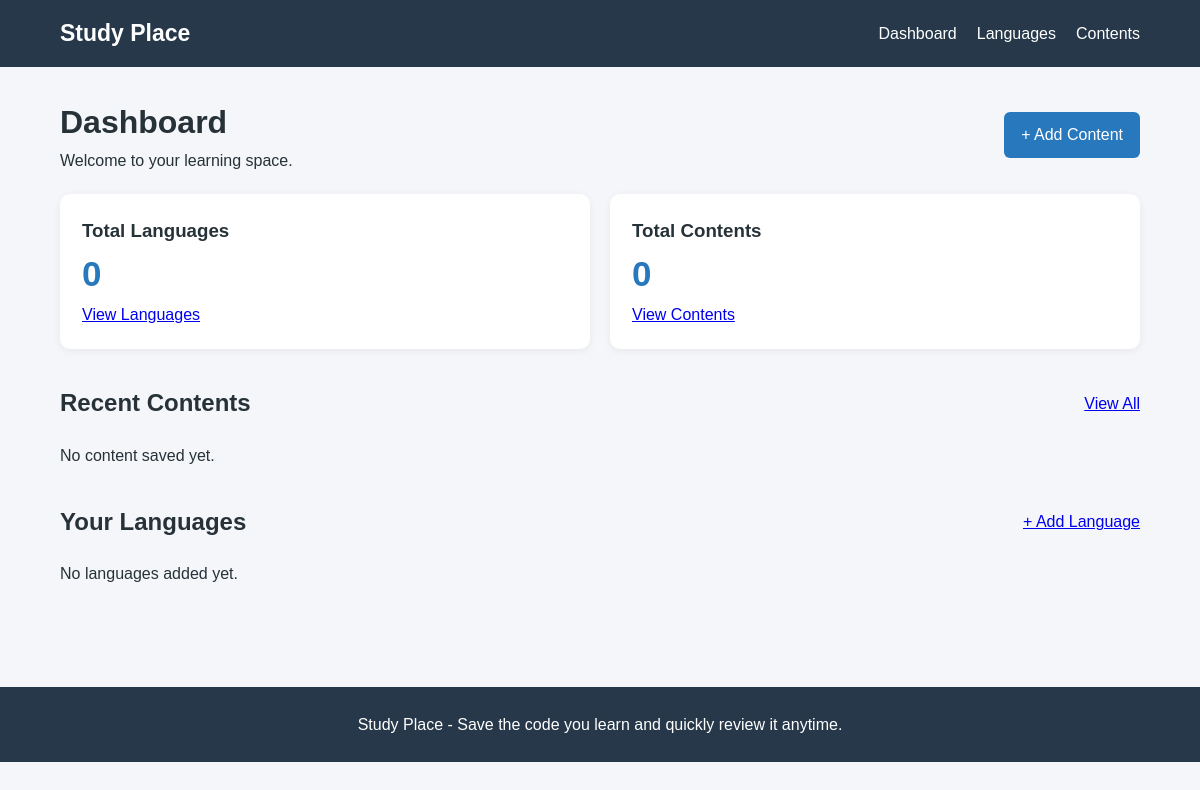
Before: / with the older database file.
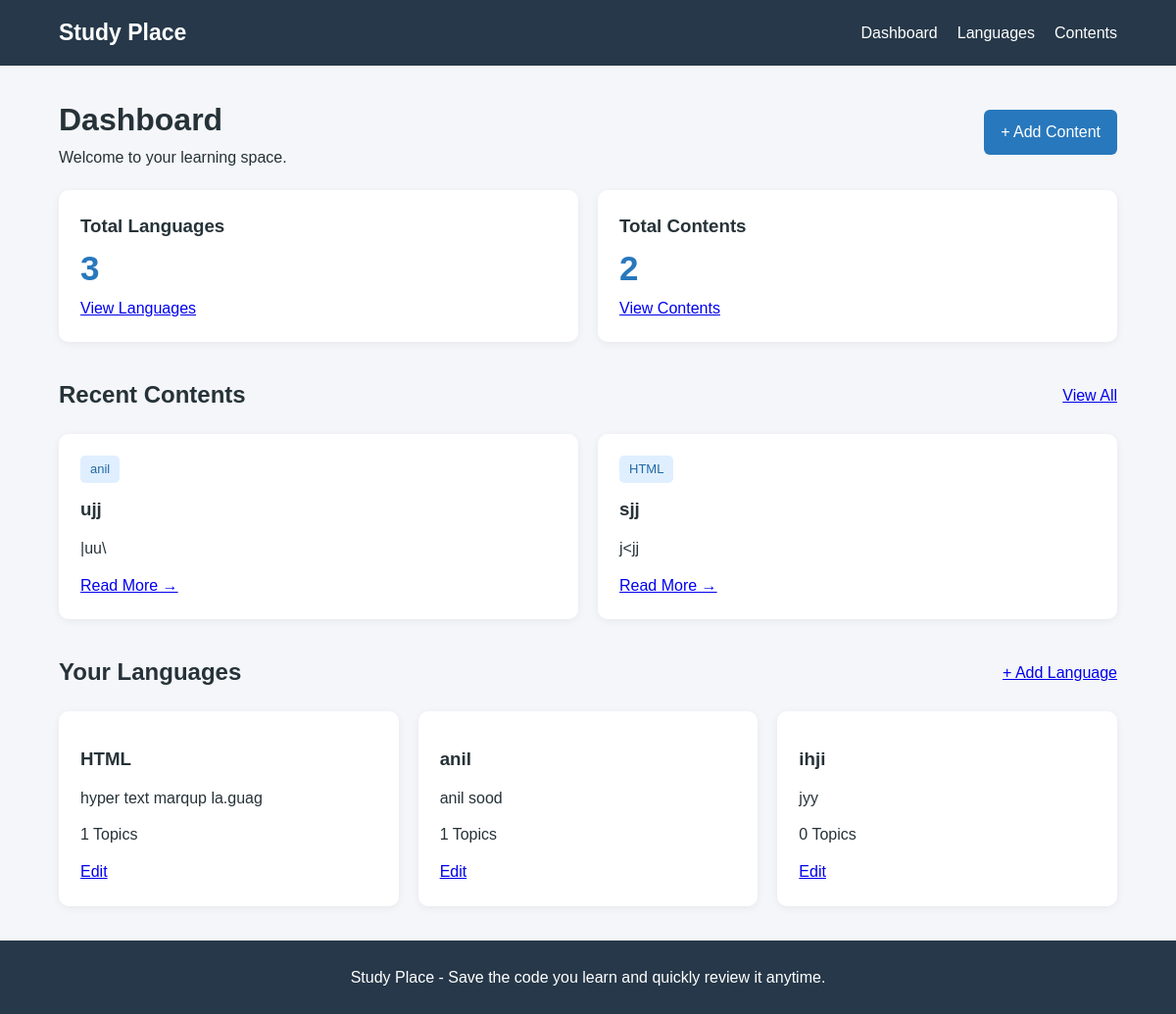
After: the same page with the newer database file.
### snippets/models.py (models this page shows, shortened)
class AppContent(models.Model):
    language = models.ForeignKey(
        AppLanguage,
        on_delete=models.PROTECT,
        related_name="contents",
        help_text="Select the language for this content."
    )
    heading = models.CharField(
        max_length=200,
        help_text="Example: CSS Flexbox, HTML Forms."
    )
    description = models.TextField(
        blank=True,
        help_text="Explain how this code or concept works."
    )
    code_snippets = models.TextField(
        blank=True,
        help_text="Small code examples for quick revision."
    )
    code_box = models.TextField(
        blank=True,
        help_text="Write complete code here for practical testing."
    )
    created_at = models.DateTimeField(auto_now_add=True)
    updated_at = models.DateTimeField(auto_now=True)
    class Meta:
        verbose_name = "App Content"
        verbose_name_plural = "App Contents"
        ordering = ["language", "heading"]
        constraints = [
            models.UniqueConstraint(
                fields=["language", "heading"],
                name="unique_heading_per_language"
            )
        ]

class AppLanguage(models.Model):
    name = models.CharField(
        max_length=100,
        unique=True,
        help_text="Enter language name, e.g. HTML, CSS, Python."
    )
    description = models.TextField(
        blank=True,
        help_text="Write a short introduction about this language."
    )
    created_at = models.DateTimeField(auto_now_add=True)
    updated_at = models.DateTimeField(auto_now=True)
    class Meta:
        verbose_name = "App Language"
        verbose_name_plural = "App Languages"
        ordering = ["name"]

### snippets/views.py (the view)
def dashboard(request):
    context = {
        "total_languages": AppLanguage.objects.count(),
        "total_contents": AppContent.objects.count(),
        "recent_contents": (
            AppContent.objects
            .select_related("language")
            .order_by("-created_at")[:5]
        ),
        "languages": (
            AppLanguage.objects
            .order_by("name")[:6]
        ),
    }
    return render(
        request,
        "StudyPlace/dashboard.html",
        context
    )

### snippets/templates/StudyPlace/dashboard.html (shortened to what this page needs)
{% extends 'StudyPlace/base.html' %}
{% block content %}
<div class="page-header">
    <div>
        <h1>Dashboard</h1>
        <p>Welcome to your learning space.</p>
    </div>
    <a href="{% url 'StudyPlace:content_create' %}" class="btn">
        + Add Content
    </a>
</div>
<div class="stats">
    <div class="stat-card">
        <h3>Total Languages</h3>
        <h1>{{ total_languages }}</h1>
        <a href="{% url 'StudyPlace:language_list' %}">View Languages</a>
    </div>
    <div class="stat-card">
        <h3>Total Contents</h3>
        <h1>{{ total_contents }}</h1>
        <a href="{% url 'StudyPlace:content_list' %}">View Contents</a>
    </div>
</div>
<div class="section-header">
    <h2>Recent Contents</h2>
    <a href="{% url 'StudyPlace:content_list' %}">View All</a>
</div>
<div class="content-grid">
    {% for content in recent_contents %}
        <div class="content-card">
            <span class="tag">{{ content.language.name }}</span>
            <h3>{{ content.heading }}</h3>
            <p>{{ content.description|truncatewords:20 }}</p>
            <a href="{% url 'StudyPlace:content_detail' content.pk %}">
                Read More →
            </a>
        </div>
    {% empty %}
        <p>No content saved yet.</p>
    {% endfor %}
</div>
<div class="section-header">
    <h2>Your Languages</h2>
    <a href="{% url 'StudyPlace:language_create' %}">+ Add Language</a>
</div>
<div class="content-grid">
    {% for language in languages %}
        <div class="content-card">
            <h3>{{ language.name }}</h3>
            <p>{{ language.description|truncatewords:15 }}</p>
            <p>{{ language.contents.count }} Topics</p>
            <a href="{% url 'StudyPlace:language_edit' language.pk %}">
                Edit
            </a>
        </div>
    {% empty %}
        <p>No languages added yet.</p>
    {% endfor %}
</div>
{% endblock %}

### snippets/templates/StudyPlace/base.html (shortened to what this page needs)
{% load static %}
<!DOCTYPE html>
<html lang="en">
<head>
    <link rel="stylesheet" href="{% static 'StudyPlace/style.css' %}">
</head>
<body>
<header class="navbar">
    <a href="{% url 'StudyPlace:dashboard' %}" class="brand">
        Study Place
    </a>
    <nav>
        <a href="{% url 'StudyPlace:dashboard' %}">Dashboard</a>
        <a href="{% url 'StudyPlace:language_list' %}">Languages</a>
        <a href="{% url 'StudyPlace:content_list' %}">Contents</a>
    </nav>
</header>
<main class="container">
    {% block content %}
    {% endblock %}
</main>
<footer class="footer">
    Study Place - Save the code you learn and quickly review it anytime.
</footer>
</body>
</html>

### snippets/static/StudyPlace/style.css (style rules this page uses)
* { box-sizing: border-box; margin: 0; padding: 0; }
body { font-family: Arial, sans-serif; background: #f4f6f9; color: #263238; line-height: 1.6; }
.navbar { background: #263849; color: white; padding: 15px 5%; display: flex; align-items: center; justify-content: space-between; flex-wrap: wrap; gap: 12px; }
.brand { font-size: 23px; font-weight: bold; color: white; text-decoration: none; }
.navbar nav { display: flex; flex-wrap: wrap; gap: 20px; }
.navbar nav a { color: white; text-decoration: none; }
.container { width: 90%; max-width: 1100px; margin: 30px auto; min-height: 70vh; }
.page-header, .section-header { display: flex; align-items: center; justify-content: space-between; flex-wrap: wrap; gap: 15px; margin-bottom: 20px; }
.stats, .content-grid { display: grid; grid-template-columns: repeat(auto-fit, minmax(220px, 1fr)); gap: 20px; margin: 20px 0 35px; }
.stat-card, .content-card, .form-card, .detail-section { background: white; padding: 22px; border-radius: 10px; box-shadow: 0 2px 8px rgba(0,0,0,0.06); }
.stat-card h1 { font-size: 35px; color: #2878bd; }
.content-card h3 { margin: 12px 0; }
.content-card p { margin-bottom: 12px; }
.btn { display: inline-block; background: #2878bd; color: white; border: none; border-radius: 6px; padding: 10px 17px; text-decoration: none; cursor: pointer; }
.tag { display: inline-block; background: #e0efff; color: #2169a4; padding: 4px 10px; border-radius: 5px; font-size: 13px; }
.footer { text-align: center; padding: 25px; background: #263849; color: white; }

Changed rows visible on the page:
added AppContent: language.name "anil", heading "ujj", description "|uu\\"
added AppContent: language.name "HTML", heading "sjj", description "j<jj"
added AppLanguage: name "HTML", description "hyper text marqup la.guag", contents.count "1"
added AppLanguage: name "anil", description "anil sood", contents.count "1"
added AppLanguage: name "ihji", description "jyy", contents.count "0"
Other visible differences:
{{ total_languages }}: "0" → "3"
{{ total_contents }}: "0" → "2"
text no longer shown: "No content saved yet. No languages added yet."
